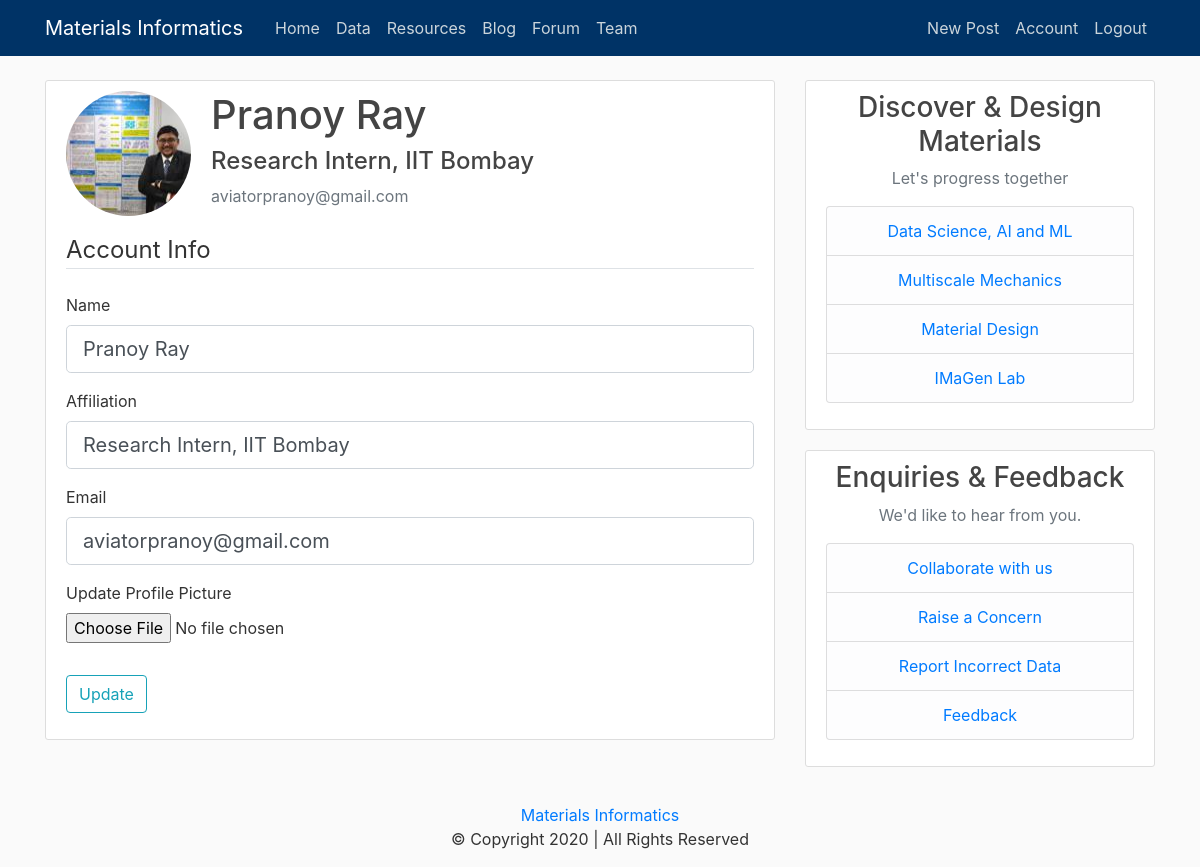
Page /account (signed in) on the committed database.
### imagenflask/models.py (models this page shows, shortened)
class User(db.Model, UserMixin):
    id = db.Column(db.Integer, primary_key=True, autoincrement=True)
    username = db.Column(db.String(100), unique=False, nullable=False)
    affiliation = db.Column(db.String(100), unique=False, nullable=False)
    email = db.Column(db.String(120), unique=True, nullable=False)
    image_file = db.Column(db.String(20), nullable=False, default='default.jpg')
    password = db.Column(db.String(60), nullable=False)
    posts = db.relationship('Post', backref='author', lazy=True)

### imagenflask/routes.py (the view)
@app.route("/account", methods=['GET', 'POST'])
@login_required
def account():
    form = UpdateAccountForm()
    if form.validate_on_submit():
        if form.picture.data:
            picture_file = save_picture(form.picture.data)
            current_user.image_file = picture_file
        current_user.username = form.username.data
        current_user.affiliation = form.affiliation.data
        current_user.email = form.email.data
        db.session.commit()
        flash('Your account has been updated!', 'success')
        return redirect(url_for('account'))
    elif request.method == 'GET':
        form.username.data = current_user.username
        form.affiliation.data = current_user.affiliation
        form.email.data = current_user.email
    image_file = url_for('static', filename='profile_pics/' + current_user.image_file)
    return render_template('account.html', title='Account',
                           image_file=image_file, form=form)

### imagenflask/forms.py (shortened to what this page needs)
class UpdateAccountForm(FlaskForm):
    username = StringField('Name',
                           validators=[DataRequired(), Length(min=2, max=100)])
    affiliation = StringField('Affiliation',
                           validators=[DataRequired(), Length(min=2, max=100)])
    email = StringField('Email',
                        validators=[DataRequired(), Email()])
    picture = FileField('Update Profile Picture', validators=[FileAllowed(['jpg', 'png', 'jpeg'])])
    submit = SubmitField('Update')

### imagenflask/models.py (called while the page is built)
@login_manager.user_loader
def load_user(user_id):
    return User.query.get(int(user_id))

### imagenflask/templates/account.html (shortened to what this page needs)
{% extends "layout.html" %}
{% block content %}
    <div class="content-section">
      <div class="media">
        <img class="rounded-circle account-img" src="{{ image_file }}">
        <div class="media-body">
          <h2 class="account-heading">{{ current_user.username }}</h2>
          <h4>{{ current_user.affiliation }}</h4>
          <p class="text-secondary">{{ current_user.email }}</p>
        </div>
      </div>
        <form method="POST" action="" enctype="multipart/form-data">
            <fieldset class="form-group">
                <legend class="border-bottom mb-4">Account Info</legend>
                <div class="form-group">
                    {{ form.username.label(class="form-control-label") }}
                    {% if form.username.errors %}
                        {{ form.username(class="form-control form-control-lg is-invalid") }}
                        <div class="invalid-feedback">
                            {% for error in form.username.errors %}
                                <span>{{ error }}</span>
                            {% endfor %}
                        </div>
                    {% else %}
                        {{ form.username(class="form-control form-control-lg") }}
                    {% endif %}
                </div>
                <div class="form-group">
                    {{ form.affiliation.label(class="form-control-label") }}
                    {% if form.affiliation.errors %}
                        {{ form.affiliation(class="form-control form-control-lg is-invalid") }}
                        <div class="invalid-feedback">
                            {% for error in form.affiliation.errors %}
                                <span>{{ error }}</span>
                            {% endfor %}
                        </div>
                    {% else %}
                        {{ form.affiliation(class="form-control form-control-lg") }}
                    {% endif %}
                </div>
                <div class="form-group">
                    {{ form.email.label(class="form-control-label") }}
                    {% if form.email.errors %}
                        {{ form.email(class="form-control form-control-lg is-invalid") }}
                        <div class="invalid-feedback">
                            {% for error in form.email.errors %}
                                <span>{{ error }}</span>
                            {% endfor %}
                        </div>
                    {% else %}
                        {{ form.email(class="form-control form-control-lg") }}
                    {% endif %}
                </div>
                <div class="form-group">
                    {{ form.picture.label() }}
                    {{ form.picture(class="form-control-file") }}
                </div>
            </fieldset>
            <div class="form-group">
                {{ form.submit(class="btn btn-outline-info") }}
            </div>
        </form>
    </div>
{% endblock content %}

### imagenflask/static/main.css (style rules this page uses)
body { background: #fafafa; color: #333333; margin-top: 5rem; }
img { border-radius: 50%; }
h1, h2, h3, h4, h5, h6 { color: #444444; }
.content-section { background: #ffffff; padding: 10px 20px; border: 1px solid #dddddd; border-radius: 3px; margin-bottom: 20px; }
.account-img { height: 125px; width: 125px; margin-right: 20px; margin-bottom: 16px; }
.account-heading { font-size: 2.5rem; }

### rows in the picture
User: username "Pranoy Ray", affiliation "Research Intern, IIT Bombay", email "aviatorpranoy@gmail.com"
